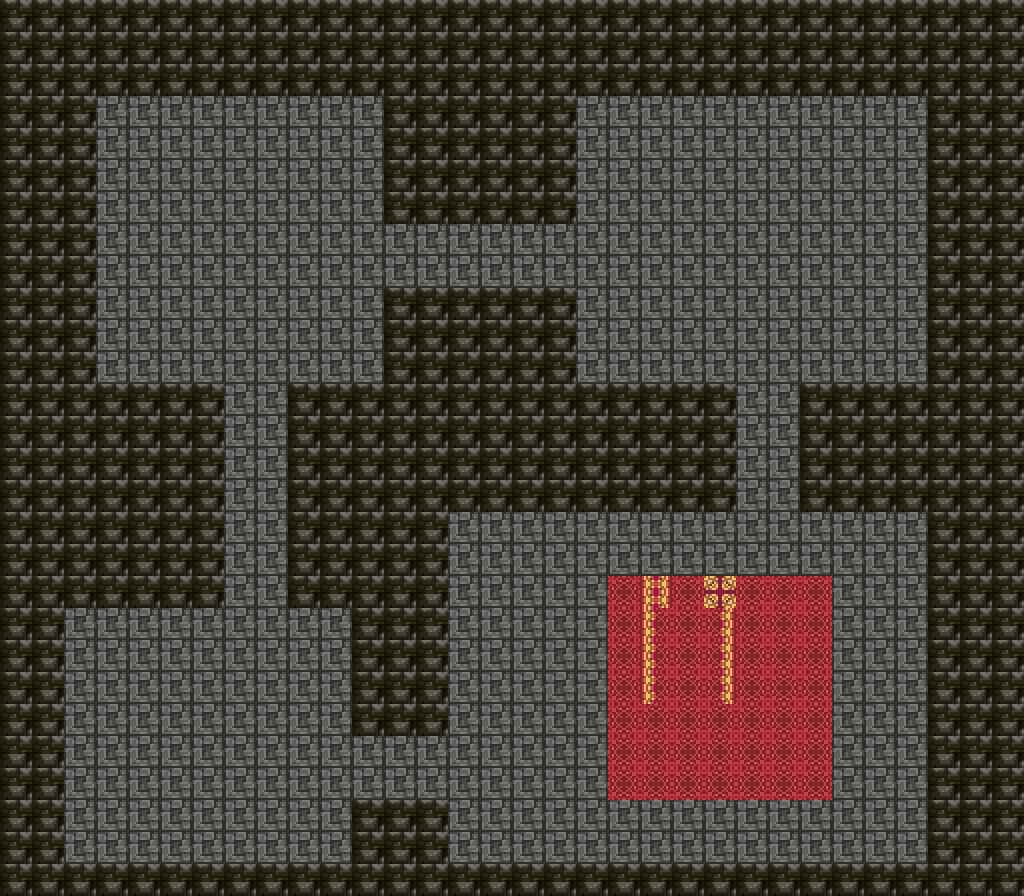

Below is a game level as drawn by its tile map, then a one-line description and the .tmx that defines it (tile-layer data replaced by summaries):
An orthogonal 32x28 tile map with 32x32 px tiles, 3 tile layers (floor, walls, details), 7 tilesets and 6 objects (4x Static, Spawn, Warp).

<map version="1.10" orientation="orthogonal" renderorder="right-down" width="32" height="28" tilewidth="32" tileheight="32" infinite="0" nextlayerid="8" nextobjectid="7">
 <properties>
  <property name="biome" value="Cave" />
  <property name="song" value="underground-town" />
  <property name="RegionName" value="K: Shrine of Evil Chaos" />
 </properties>
 <tileset firstgid="1" source="../../../Tilesets/outdoors.tsx" />
 <tileset firstgid="501" source="../../../Tilesets/npc.tsx" />
 <tileset firstgid="1001" source="../../../Tilesets/dungeon.tsx" />
 <tileset firstgid="1501" source="../../../Tilesets/indoor.tsx" />
 <tileset firstgid="2001" source="../../../Tilesets/castle.tsx" />
 <tileset firstgid="2501" source="../../../Tilesets/overworld.tsx" />
 <tileset firstgid="3001" source="../../../Tilesets/biomes.tsx" />
 <layer id="1" name="floor" width="32" height="28">
  <data>[896 cells, 896 non-empty, 2 distinct tile ids]</data>
 </layer>
 <layer id="2" name="walls" width="32" height="28">
  <properties>
   <property name="Collideable" value="true" type="bool" />
  </properties>
  <data>[896 cells, 439 non-empty, 1 distinct tile ids]</data>
 </layer>
 <layer id="3" name="details" width="32" height="28">
  <data>[896 cells, 12 non-empty, 12 distinct tile ids]</data>
 </layer>
 <objectgroup id="7" name="objects">
  <properties>
   <property name="RenderRole" value="Objects" />
  </properties>
  <object id="1" name="start" class="Spawn" x="128" y="736" width="32" height="32">
   <properties>
    <property name="DefaultSpawn" value="true" type="bool" />
   </properties>
  </object>
  <object id="2" name="Out to entrance ravine" class="Warp" x="128" y="832" width="32" height="32" gid="1014">
   <properties>
    <property name="WarpMap" value="map/borderlands/cave-entrance" />
    <property name="SpawnId" value="from-k" />
   </properties>
  </object>
  <object id="3" name="K: lair entrance" class="Static" x="160" y="800" width="32" height="32" gid="1130">
   <properties>
    <property name="Text" value="K - Shrine of Evil Chaos&#10;The stairs lead back to the entrance ravine. This lair can be explored; its quest and encounters are not yet populated." />
    <property name="Collideable" value="false" type="bool" />
   </properties>
  </object>
  <object id="4" name="Chamber landmark" class="Static" x="160" y="192" width="32" height="32" gid="1130">
   <properties>
    <property name="Text" value="A processional passage reaches a raised shrine. The central altar is ready for the campaign's later finale." />
    <property name="Collideable" value="false" type="bool" />
   </properties>
  </object>
  <object id="5" name="Room 3" class="Static" x="608" y="160" width="32" height="32" gid="1130">
   <properties>
    <property name="Text" value="Store room&#10;A processional passage reaches a raised shrine. The central altar is ready for the campaign's later finale." />
    <property name="Collideable" value="false" type="bool" />
   </properties>
  </object>
  <object id="6" name="Room 4" class="Static" x="480" y="576" width="32" height="32" gid="1130">
   <properties>
    <property name="Text" value="Side passage&#10;A processional passage reaches a raised shrine. The central altar is ready for the campaign's later finale." />
    <property name="Collideable" value="false" type="bool" />
   </properties>
  </object>
 </objectgroup>
</map>
